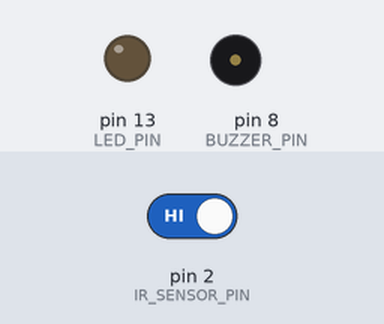
Recording of a sketch running on a simulated Arduino Nano, built with avr-gcc and run on an emulated ATmega328P. Shown: output pins drawn as LEDs (lit = HIGH), buzzer (waves = sounding). The test bench sets the inputs (shaded band); at power-on: pin 2 (IR_SENSOR_PIN) HIGH. What the sketch prints to the serial monitor is not drawn.

Above: at 1.2 s.
1.3 s: pin 2 (IR_SENSOR_PIN) driven LOW
At 2.0 s:
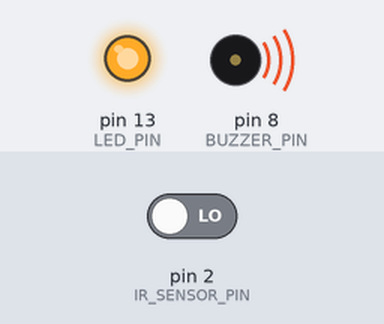
2.8 s: pin 2 (IR_SENSOR_PIN) driven HIGH
At 3.6 s:
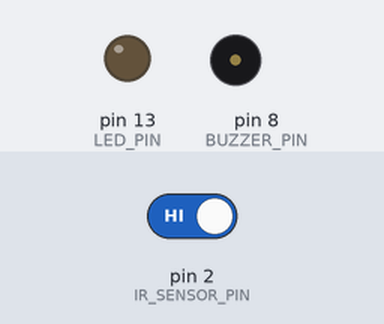
Timing chart, 0 to 5.8 s (numbered marks = the images above; inputs shaded):
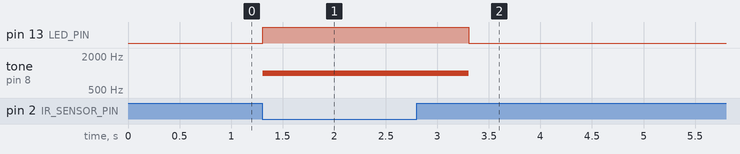

The sketch:

IR_with_Buzzer.ino
```cpp
/*
  Lab 3: IR Sensor with Buzzer

  Course: RoboLink: Build and Drive Your Smartphone-Controlled Robot
  Board: Arduino Nano ATmega168
  Written by: Mahmoud Yassin, 2026

  What this program does:
  - The Arduino reads an IR obstacle sensor.
  - If the IR sensor detects an object, the LED turns on and the buzzer makes sound.
  - If the IR sensor does not detect an object, the LED and buzzer turn off.

  Wiring:
  - IR sensor OUT pin -> D2
  - IR sensor VCC pin -> 5V
  - IR sensor GND pin -> GND
  - Buzzer signal pin -> D8
  - Buzzer VCC pin -> 5V
  - Buzzer GND pin -> GND
  - LED positive leg -> D13 through a resistor, if using an external LED
  - LED negative leg -> GND

  Important IR sensor idea:
  Many IR sensor modules read LOW when an object is detected.
  If your sensor works the opposite way, change LOW to HIGH in the if statement.
*/

const byte IR_SENSOR_PIN = 2;                 // D2 reads the digital signal from the IR sensor.
const byte BUZZER_PIN = 8;                    // D8 sends the sound signal to the buzzer.
const byte LED_PIN = 13;                      // D13 controls the LED.
const unsigned int BUZZER_FREQUENCY = 1000;   // 1000 Hz is the pitch of the buzzer sound.

int sensorStatus = HIGH;                      // This variable stores the sensor reading.

void setup() {                                // setup() runs one time when the Arduino starts.
  Serial.begin(9600);                         // Start the Serial Monitor at 9600 bits per second.
  pinMode(IR_SENSOR_PIN, INPUT);              // Set the IR sensor pin as an input.
  pinMode(BUZZER_PIN, OUTPUT);                // Set the buzzer pin as an output.
  pinMode(LED_PIN, OUTPUT);                   // Set the LED pin as an output.
  digitalWrite(LED_PIN, LOW);                 // Start with the LED turned off.
  noTone(BUZZER_PIN);                         // Start with the buzzer turned off.
}                                             // End of setup().

void loop() {                                 // loop() runs again and again.
  sensorStatus = digitalRead(IR_SENSOR_PIN);  // Read the IR sensor and save the result.
  Serial.println(sensorStatus);               // Print 0 or 1 so we can test the sensor in Serial Monitor.

  if (sensorStatus == LOW) {                  // LOW usually means the IR sensor detects an object.
    digitalWrite(LED_PIN, HIGH);              // Turn on the LED.
    tone(BUZZER_PIN, BUZZER_FREQUENCY);       // Turn on the buzzer at the chosen frequency.
    delay(1000);                              // Keep the LED and buzzer on for 1 second.
  } else {                                    // Otherwise, no object is detected.
    digitalWrite(LED_PIN, LOW);               // Turn off the LED.
    noTone(BUZZER_PIN);                       // Turn off the buzzer.
  }                                           // End of the if/else decision.
}                                             // End of loop().
```

Measured:
- after the input at 1.3 s, pin 13 (LED_PIN): LOW → HIGH at once; tone on pin 8 (BUZZER_PIN): silent → 1000 Hz at once
- after the input at 2.8 s, pin 13 (LED_PIN): HIGH → LOW after 0.51 s; tone on pin 8 (BUZZER_PIN): 1000 Hz → silent after 0.51 s
